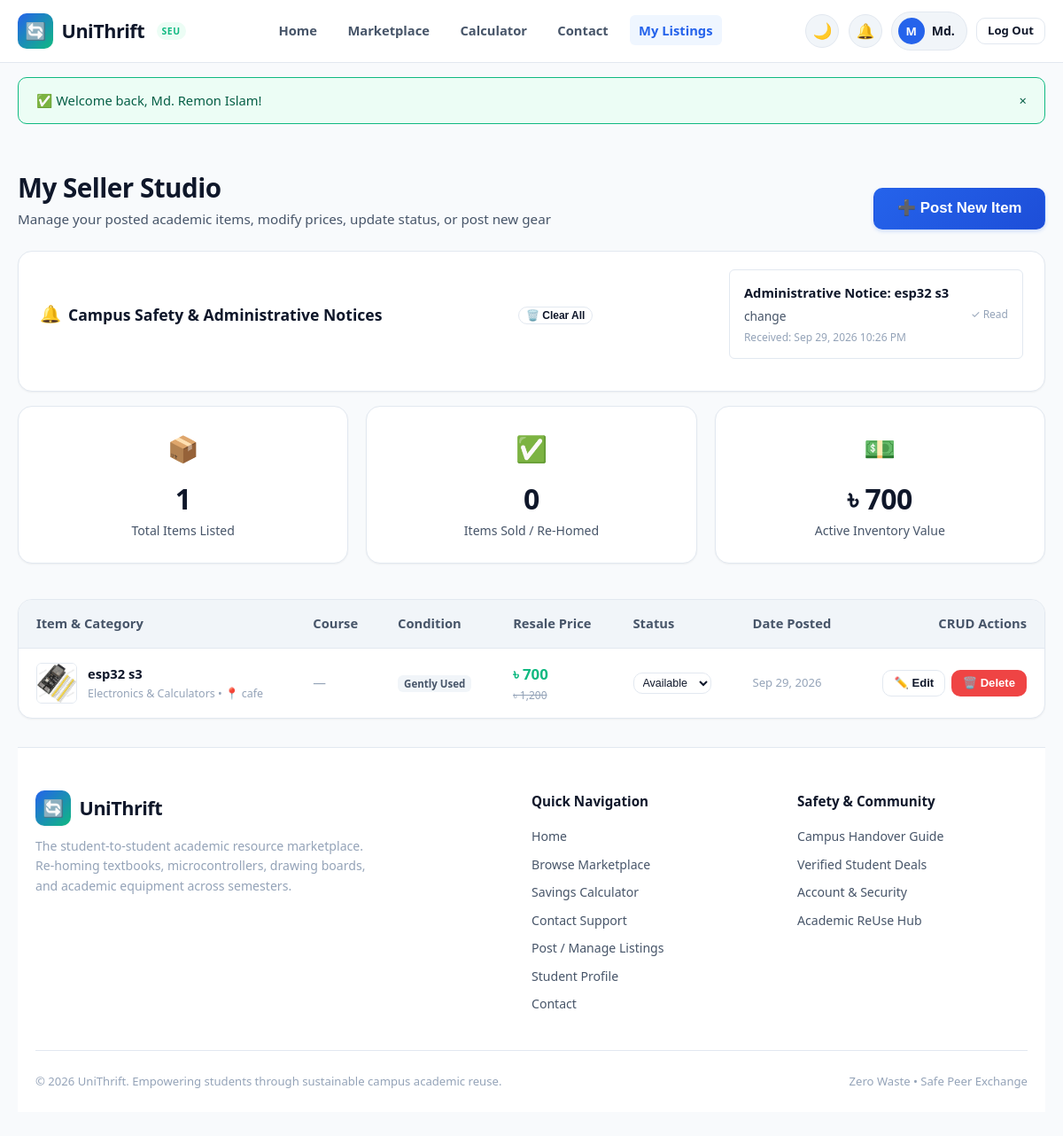
Page /my_listings.php (signed in) on the earlier database version.
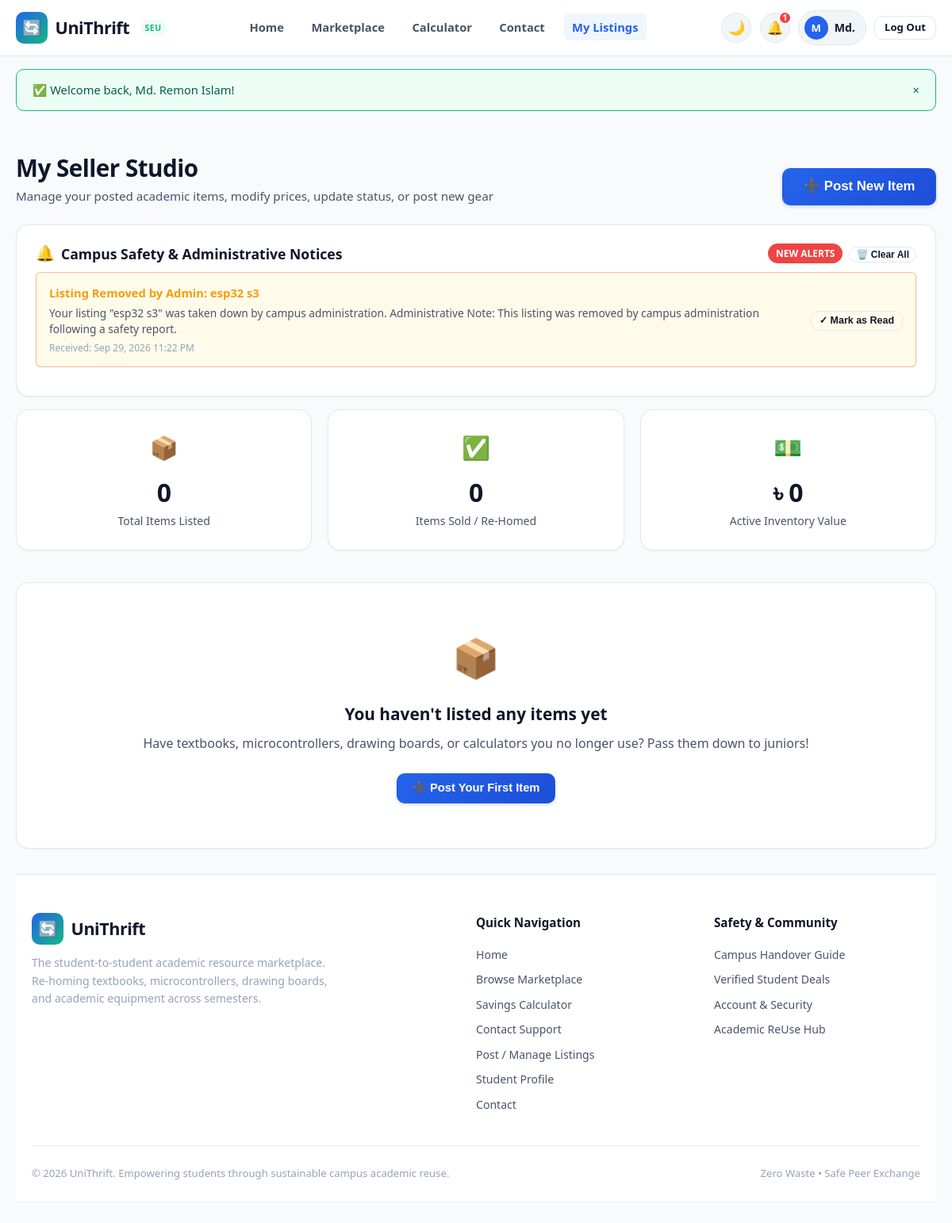
Same page on the later database version.
### tables this page shows
CREATE TABLE `notifications` (
  `id` int(11) NOT NULL AUTO_INCREMENT,
  `user_id` int(11) DEFAULT NULL,
  `item_id` int(11) DEFAULT NULL,
  `title` varchar(150) NOT NULL,
  `message` text NOT NULL,
  `is_read` tinyint(1) DEFAULT 0,
  `created_at` timestamp NOT NULL DEFAULT current_timestamp(),
  `target_audience` varchar(30) DEFAULT 'user',
  `alert_type` varchar(20) DEFAULT 'info',
  PRIMARY KEY (`id`),
  KEY `user_id` (`user_id`),
  KEY `item_id` (`item_id`),
  CONSTRAINT `notifications_ibfk_1` FOREIGN KEY (`user_id`) REFERENCES `users` (`id`) ON DELETE CASCADE,
  CONSTRAINT `notifications_ibfk_2` FOREIGN KEY (`item_id`) REFERENCES `items` (`id`) ON DELETE SET NULL
);

CREATE TABLE `items` (
  `id` int(11) NOT NULL AUTO_INCREMENT,
  `user_id` int(11) NOT NULL,
  `title` varchar(150) NOT NULL,
  `category` enum('Textbooks','Lab Gear & Kits','Drawing & Tools','Electronics & Calculators','Other') NOT NULL,
  `course_code` varchar(20) DEFAULT NULL,
  `item_condition` enum('Like New','Gently Used','Fair') NOT NULL,
  `original_price` decimal(10,2) NOT NULL,
  `selling_price` decimal(10,2) NOT NULL,
  `description` text NOT NULL,
  `meetup_location` varchar(120) NOT NULL,
  `image_icon` varchar(10) DEFAULT '?',
  `image_url` varchar(255) DEFAULT NULL,
  `status` enum('Available','Reserved','Sold') DEFAULT 'Available',
  `created_at` timestamp NOT NULL DEFAULT current_timestamp(),
  `updated_at` timestamp NOT NULL DEFAULT current_timestamp() ON UPDATE current_timestamp(),
  PRIMARY KEY (`id`),
  KEY `user_id` (`user_id`),
  CONSTRAINT `items_ibfk_1` FOREIGN KEY (`user_id`) REFERENCES `users` (`id`) ON DELETE CASCADE
);

### includes/auth_check.php (called while the page is built, shortened)
<?php
function is_logged_in(): bool {
    return !empty($_SESSION['user_id']);
}
function current_user(): ?array {
    return [
        'id'          => $_SESSION['user_id'],
        'student_id'  => $_SESSION['student_id'] ?? '',
        'full_name'   => $_SESSION['full_name'] ?? 'Student',
        'email'       => $_SESSION['email'] ?? '',
        'role'        => $_SESSION['role'] ?? 'student',
        'department'  => $_SESSION['department'] ?? 'CSE',
        'phone'       => $_SESSION['phone'] ?? ''
    ];
}
function format_price($amount): string {
    return APP_CURRENCY . ' ' . number_format((float)$amount, 0);
}
function get_item_image(?string $imageUrl): ?string {
    $cleanPath = ltrim($imageUrl, '/\\');
    if (file_exists(__DIR__ . '/../' . $cleanPath) || file_exists(__DIR__ . '/' . $cleanPath)) {
        return $imageUrl;
    }
    return null;
}

### my_listings.php (the view, shortened to what the changed rows need)
<?php
require_once __DIR__ . '/config/db.php';
require_once __DIR__ . '/includes/auth_check.php';
$userId = (int)$_SESSION['user_id'];
$userListings = [];
$statsTotalItems = 0;
$statsSoldItems = 0;
$statsActiveValue = 0;
$userNotifications = [];
try {
    $stmt = $pdo->prepare("SELECT * FROM items WHERE user_id = :uid ORDER BY id DESC");
    $stmt->execute([':uid' => $userId]);
    $userListings = $stmt->fetchAll();
    $statsTotalItems = count($userListings);
    foreach ($userListings as $li) {
        if ($li['status'] === 'Sold') {
            $statsSoldItems++;
        } else {
            $statsActiveValue += (float)$li['selling_price'];
        }
    }
    $nStmt = $pdo->prepare("SELECT * FROM notifications WHERE user_id = :uid ORDER BY id DESC LIMIT 10");
    $nStmt->execute([':uid' => $userId]);
    $userNotifications = $nStmt->fetchAll();
} catch (PDOException $e) {
    $error = "Failed to load studio data: " . $e->getMessage();
}
require_once __DIR__ . '/includes/header.php';
?>
<div class="container" style="padding-top: 2rem; padding-bottom: 3.5rem;">
    <div class="section-header" style="margin-bottom: 1.5rem;">
        <div>
            <h1 class="section-title">My Seller Studio</h1>
        </div>
    </div>
    <?php if (!empty($userNotifications)): ?>
        <div id="notifications" style="margin-bottom: 2rem;">
            <div style="background: var(--bg-card); border: 1px solid var(--border-color); border-radius: var(--radius-lg); padding: 1.25rem 1.5rem; box-shadow: var(--shadow-sm);">
                <div style="display: flex; justify-content: space-between; align-items: center; margin-bottom: 1rem; flex-wrap: wrap; gap: 0.5rem;">
                    <?php
                        $hasUnread = false;
                        foreach ($userNotifications as $n) { if (!$n['is_read']) { $hasUnread = true; break; } }
                    ?>
                    <div style="display: flex; gap: 0.5rem; align-items: center;">
                        <?php if ($hasUnread): ?>
                            <span class="badge" style="background: var(--danger); color: #fff; font-size: 0.75rem; font-weight: 800; padding: 3px 10px; border-radius: var(--radius-full);">NEW ALERTS</span>
                        <?php endif; ?>
                        <form method="POST" action="my_listings.php" style="margin: 0;" onsubmit="return confirm('Clear all notifications from your dashboard?');">
                            <button type="submit" class="btn btn-outline btn-sm" style="font-size: 0.75rem; padding: 2px 8px;" title="Clear all alerts">
                            </button>
                        </form>
                    </div>
                <div style="display: flex; flex-direction: column; gap: 0.75rem;">
                    <?php foreach ($userNotifications as $notif): ?>
                        <div style="background: <?= $notif['is_read'] ? 'var(--bg-surface)' : 'var(--warning-light)' ?>; border: 1px solid <?= $notif['is_read'] ? 'var(--border-color)' : 'rgba(234, 88, 12, 0.4)' ?>; border-radius: var(--radius-sm); padding: 0.85rem 1rem; display: flex; justify-content: space-between; align-items: flex-start; gap: 1rem; flex-wrap: wrap;">
                            <div style="flex: 1; min-width: 240px;">
                                <div style="font-weight: 700; font-size: 0.92rem; color: <?= $notif['is_read'] ? 'var(--text-primary)' : 'var(--warning)' ?>; margin-bottom: 0.25rem;">
                                    <?= htmlspecialchars($notif['title']) ?>
                                </div>
                                <div style="font-size: 0.86rem; color: var(--text-secondary); line-height: 1.4;">
                                    <?= nl2br(htmlspecialchars($notif['message'])) ?>
                                </div>
                                <div style="font-size: 0.75rem; color: var(--text-muted); margin-top: 0.35rem;">
                                    Received: <?= date('M d, Y h:i A', strtotime($notif['created_at'])) ?>
                                </div>
                            </div>
                            <?php if (!$notif['is_read']): ?>
                                <form method="POST" action="my_listings.php" style="margin: 0; align-self: center;">
                                    <button type="submit" class="btn btn-outline btn-sm" style="font-size: 0.78rem; padding: 4px 10px;" title="Dismiss alert">
                                        ✓ Mark as Read
                                    </button>
                                </form>
                            <?php else: ?>
                                <span style="font-size: 0.75rem; color: var(--text-muted); align-self: center;">✓ Read</span>
                            <?php endif; ?>
                        </div>
                    <?php endforeach; ?>
                </div>
            </div>
        </div>
    <?php endif; ?>
    <div class="stats-grid" style="margin-bottom: 2.5rem;">
        <div class="stat-card">
            <div class="stat-icon">📦</div>
            <div class="stat-value"><?= $statsTotalItems ?></div>
            <div class="stat-label">Total Items Listed</div>
        </div>
        <div class="stat-card">
            <div class="stat-icon">💵</div>
            <div class="stat-value"><?= format_price($statsActiveValue) ?></div>
            <div class="stat-label">Active Inventory Value</div>
        </div>
    </div>
    <div class="table-responsive">
        <?php if (empty($userListings)): ?>
            <div style="text-align: center; padding: 3.5rem 1rem;">
                <div style="font-size: 3rem; margin-bottom: 1rem;">📦</div>
                <h3 style="font-size: 1.3rem; margin-bottom: 0.5rem;">You haven't listed any items yet</h3>
                <p style="color: var(--text-secondary); margin-bottom: 1.5rem;">
                    Have textbooks, microcontrollers, drawing boards, or calculators you no longer use? Pass them down to juniors!
                </p>
                <button type="button" class="btn btn-primary" onclick="openModal('createItemModal')">
                    ➕ Post Your First Item
                </button>
            </div>
        <?php else: ?>
            <table class="custom-table responsive-card-table">
                <thead>
                    <tr>
                        <th>Item &amp; Category</th>
                        <th>Course</th>
                        <th>Condition</th>
                        <th>Resale Price</th>
                        <th>Status</th>
                        <th>Date Posted</th>
                        <th style="text-align: right;">CRUD Actions</th>
                    </tr>
                </thead>
                <tbody>
                    <?php foreach ($userListings as $item): ?>
                        <tr>
                            <td data-label="Item">
                                <div style="display: flex; align-items: center; gap: 0.75rem;">
                                    <?php $imgSrc = get_item_image($item['image_url'] ?? null); ?>
                                    <?php if ($imgSrc): ?>
                                        <img src="<?= htmlspecialchars($imgSrc) ?>" alt="Photo" style="width: 46px; height: 46px; object-fit: cover; border-radius: var(--radius-sm); border: 1px solid var(--border-color); flex-shrink: 0;">
                                    <?php else: ?>
                                        <span style="font-size: 1.7rem; flex-shrink: 0;"><?= htmlspecialchars($item['image_icon'] ?? '📦') ?></span>
                                    <?php endif; ?>
                                    <div>
                                        <a href="item_details.php?id=<?= (int)$item['id'] ?>" style="font-weight: 700; color: var(--text-primary);">
                                            <?= htmlspecialchars($item['title']) ?>
                                        </a>
                                        <div style="font-size: 0.78rem; color: var(--text-muted);">
                                            <?= htmlspecialchars($item['category']) ?> &bull; 📍 <?= htmlspecialchars($item['meetup_location']) ?>
                                        </div>
                                    </div>
                                </div>
                            </td>
                            <td data-label="Course">
                                <?php if (!empty($item['course_code'])): ?>
                                    <span class="tag-course"><?= htmlspecialchars($item['course_code']) ?></span>
                                <?php else: ?>
                                    <span style="color: var(--text-muted);">&mdash;</span>
                                <?php endif; ?>
                            </td>
                            <td data-label="Condition">
                                <span class="tag-condition"><?= htmlspecialchars($item['item_condition']) ?></span>
                            </td>
                            <td data-label="Resale Price">
                                <strong style="color: var(--accent); font-size: 1.05rem;">
                                    <?= format_price($item['selling_price']) ?>
                                </strong>
                                <?php if ((float)$item['original_price'] > (float)$item['selling_price']): ?>
                                    <div style="font-size: 0.75rem; color: var(--text-muted); text-decoration: line-through;">
                                        <?= format_price($item['original_price']) ?>
                                    </div>
                                <?php endif; ?>
                            </td>
                            <td data-label="Status">
                                <form method="POST" action="my_listings.php" style="display: inline-block;">
                                    <select name="new_status" onchange="this.form.submit()" class="custom-select" style="font-size: 0.78rem; padding: 3px 6px;">
                                        <option value="Available" <?= $item['status'] === 'Available' ? 'selected' : '' ?>>Available</option>
                                    </select>
                                </form>
                            </td>
                            <td data-label="Date Posted" style="font-size: 0.82rem; color: var(--text-muted);">
                                <?= date('M d, Y', strtotime($item['created_at'])) ?>
                            </td>
                            <td data-label="Actions" style="text-align: right;">
                                <div style="display: flex; gap: 0.4rem; justify-content: flex-end;">
                                    <button type="button" class="btn btn-outline btn-sm" onclick='openEditModal(<?= json_encode($item, JSON_HEX_APOS | JSON_HEX_QUOT) ?>)'>
                                        ✏️ Edit
                                    </button>
                                    <button type="button" class="btn btn-danger btn-sm" onclick="confirmDelete(<?= (int)$item['id'] ?>, '<?= htmlspecialchars(addslashes($item['title'])) ?>')">
                                        🗑️ Delete
                                    </button>
                                </div>
                            </td>
                        </tr>
                    <?php endforeach; ?>
                </tbody>
            </table>
        <?php endif; ?>
    </div>
</div>
<?php require_once __DIR__ . '/includes/footer.php'; ?>

### includes/header.php (shortened to what the changed rows need)
<?php
require_once __DIR__ . '/../config/db.php';
require_once __DIR__ . '/auth_check.php';
$currentUser = current_user();
$unreadNotifsCount = 0;
if ($currentUser && isset($pdo)) {
    try {
        $notifCountStmt = $pdo->prepare("SELECT COUNT(*) FROM notifications WHERE user_id = :uid AND is_read = 0");
        $notifCountStmt->execute([':uid' => $currentUser['id']]);
        $unreadNotifsCount = (int)$notifCountStmt->fetchColumn();
    } catch (PDOException $e) {
    }
}
?>
<!DOCTYPE html>
<html lang="en" data-theme="light">
<head>
    <link rel="stylesheet" href="assets/css/style.css">
</head>
<body>
<header class="site-header">
    <div class="container navbar">
        <div class="nav-actions">
            <?php if ($currentUser): ?>
                <a href="my_listings.php#notifications" class="theme-toggle-btn" title="Administrative &amp; Safety Notices" aria-label="Notifications" style="position: relative; text-decoration: none; display: inline-flex; align-items: center; justify-content: center; font-size: 1.05rem;">
                    🔔
                    <?php if ($unreadNotifsCount > 0): ?>
                        <span style="position: absolute; top: -3px; right: -3px; background: var(--danger); color: #fff; font-size: 0.65rem; font-weight: 800; min-width: 17px; height: 17px; border-radius: 50%; display: flex; align-items: center; justify-content: center; padding: 1px; border: 2px solid var(--bg-card); line-height: 1;">
                            <?= $unreadNotifsCount ?>
                        </span>
                    <?php endif; ?>
                </a>
            <?php else: ?>
                <a href="auth.php" class="btn btn-primary btn-sm" style="white-space: nowrap;">
                    Sign In
                </a>
            <?php endif; ?>
        </div>
    </div>
</header>

Differences in the rows shown:
removed notifications: title "Administrative Notice: esp32 s3", message "change", created_at "Sep 29, 2026 10:26 PM", is_read "✓ Read"
removed items: image_url (picture), title "esp32 s3", category "Electronics & Calculators", meetup_location "cafe", item_condition "Gently Used", selling_price "৳ 700", original_price "৳ 1,200", new_status "Available", created_at "Sep 29, 2026"
added notifications: title "Listing Removed by Admin: esp32 s3", message "Your listing \"esp32 s3\" was taken down by campus administration. Administrative Note: This listing was removed by campus administration following a safety report.", created_at "Sep 29, 2026 11:22 PM", is_read 0 (drawn)
Other differences:
$unreadNotifsCount: (not shown) → "1"
$statsTotalItems: "1" → "0"
format_price($statsActiveValue): "৳ 700" → "৳ 0"
text no longer shown: "Item & Category Course Condition Resale Price Status Date Posted CRUD Actions"
text now shown: "NEW ALERTS 📦 You haven't listed any items yet Have textbooks, microcontrollers, drawing boards, or calculators you no longer use? Pass them down to juniors! ➕ Post Your First Item"
